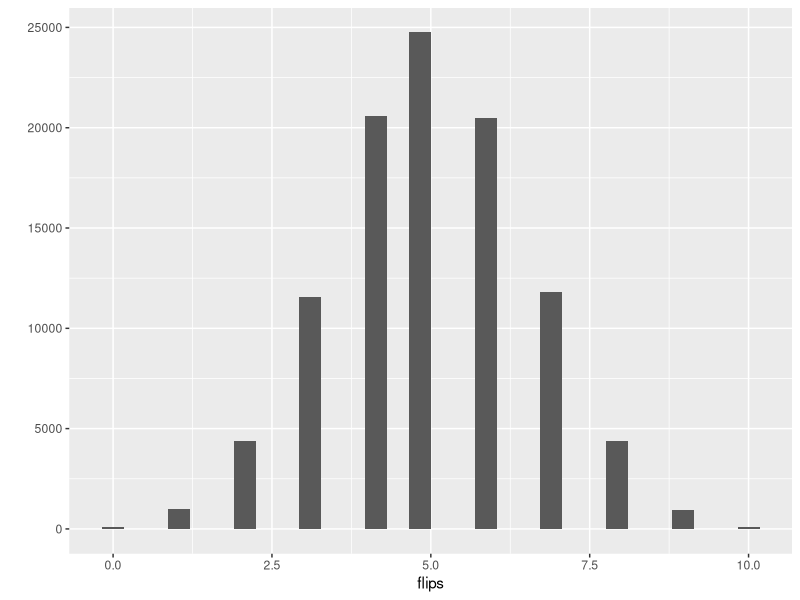

Source code (R):
## ---- chunk 1
rbinom(1, 1, .5)
## ---- chunk 2
rbinom(10, 1, .5)
## ---- chunk 3
rbinom(10, 1, .5)
## ---- chunk 4
rbinom(1, 10, .5)
## ---- chunk 5
rbinom(10, 10, .5)
## ---- chunk 6
rbinom(10, 10, 0.8)
## ---- chunk 7
library(ggplot2)
flips <- rbinom(100000, 10, .5)
qplot(flips)
## ---- chunk 8
mean(flips == 5)
## ---- chunk 9
dbinom(5, 10, .5)
## ---- chunk 10
pbinom(5, 10, .5)
## ---- chunk 11
pbinom(4, 10, .5)
## ---- chunk 12
# X ~ Binomial(size, p)
flips <- rbinom(100000, 10, 0.5)
mean(flips)
## ---- chunk 13
mean(rbinom(100000, 100, 0.2))
## ---- chunk 14
var(rbinom(100000, 10, .5))
